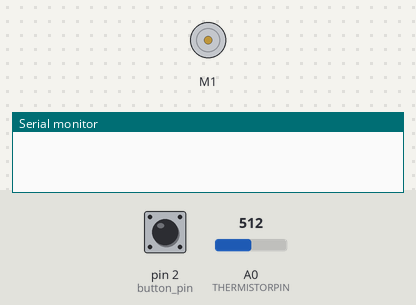
The sketch below on a simulated Arduino Uno, built with avr-gcc and run on an emulated ATmega328P. On the bench: DC motor (green arrow = forward, orange = backward, longer = faster), the last lines printed to the serial monitor. The test bench sets the inputs (shaded band); at power-on: A0 (THERMISTORPIN) = 512, pin 2 (button_pin) LOW.

Above: at 1.2 s.
1.3 s: A0 (THERMISTORPIN) set to 88
4.0 s: A0 (THERMISTORPIN) set to 72
At 6.8 s:
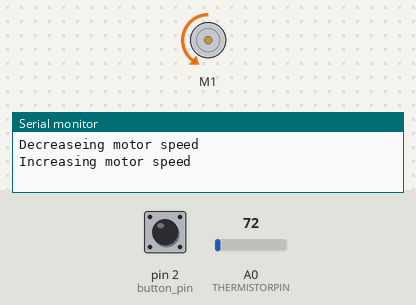
7.0 s: pin 2 (button_pin) pulled HIGH for 1 s
9.5 s: A0 (THERMISTORPIN) set to 0
11.5 s: pin 2 (button_pin) pulled HIGH for 3.2 s
At 12.29 s:
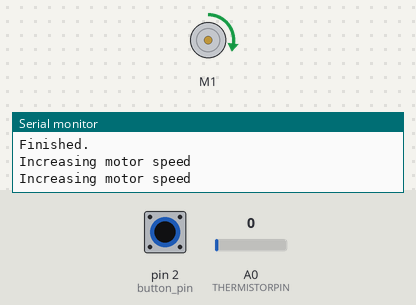
At 16.3 s:
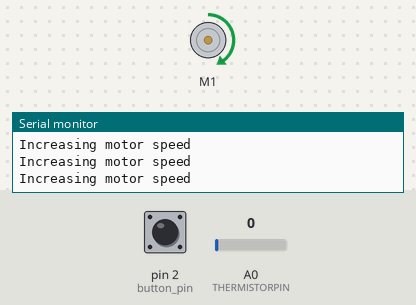
Timing chart, 0 to 17.2 s (numbered marks = the images above; inputs shaded):
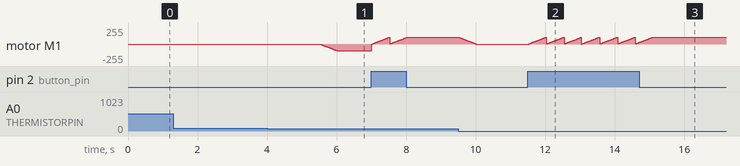

The sketch:

knee_motor_program_2.ino
```cpp
/*
 * File name: Knee_motor_program_2
 * Author: Erik Jung
 * Comments: This is a force controlled motion of the flexural knee tensegrity structure.
 * As the hamstring is pulled, the tension grows exponentially to a defined maximum tension.
 * From there once the structure reaches the set tension, it releases back to the original non-flexed state.
 */

/*
 * Include all libraries needed to properly run program
 * Sketch -> Include Library -> Manage Libraries
 */
// ------------------------------------------------------
#include <math.h>
#include <Wire.h>
#include <Adafruit_MotorShield.h>
#include <stdio.h>
#include "utility/Adafruit_MS_PWMServoDriver.h"


// ------------------------------------------------------

/*
 * Define any global or set variables
 */
#define FORCERESISTOR 10000 // value of the resistor in the circuit for calculating force
#define THERMISTORPIN A0 // the pin to connect the sensor
#define STARTPOSITION 0
#define PEAKFLEXIONSTATE 1
#define UNFLEXSTATE 2


const int button_pin = 2; // the number of the switch pin
int button_state = 0; // this will change based on the state of the push button status
int flexed_state = 0; // tells us if the leg has flexed
uint8_t i;
unsigned long time; // time might be used by the delay()
float fact; // dependent on the voltage
float stretchcord_reading; // analog reading for the stretch sensor
float maximum_tension = 2.7; // software set maximum tension in cables compared to the stretchcord_reading
float fully_flexed_angle_tension = 2.2;
float taut_tension = 1.4; // software set tension for when the leg is back to being taught
float force; // force calcuation based off of the stretchcord_reading

int counter = 0;

/*
 * Create the motor shield object with the default I2C address
 * Or, create it with a different I2C address (say for stacking)
 * Adafruit_MotorShield AFMS = Adafruit_MotorShield(0x61);
 */
Adafruit_MotorShield AFMS = Adafruit_MotorShield();
/*
 * Select which 'port' M1, M2, M3, or M4. This is M1
 */
Adafruit_DCMotor *my_motor = AFMS.getMotor(1); // Knee Flexion motor

/*
 * Helper functions to make the main code look cleaner:
 * increase, decrease, etc.
 */
void increase_motor_speed() {
  Serial.println("Increasing motor speed\n");
  for (i=0; i<100; i++) {
    my_motor->setSpeed(i);
    delay(5);
  }
}

void decrease_motor_speed() {
  Serial.println("Decreaseing motor speed\n");
  for (i=100; i!=0; i--) {
    my_motor->setSpeed(i);
    delay(5);
  }
}

void setup() {
  // put your setup code here, to run once:
  Serial.begin(9600);
//  Serial.println("KNEE Motion Program!");

// initialize control over the keyboard:
//  Keyboard.begin();

  AFMS.begin();  // create with the default frequency 1.6KHz
  //AFMS.begin(1000);  // OR with a different frequency, say 1KHz


  my_motor->setSpeed(0); // Set the speed to start, from 0 (off) to 255 (max speed)
  my_motor->run(FORWARD);
  my_motor->run(RELEASE); // turn on motor

  pinMode(button_pin, INPUT); // initialize the switch pin as an input
  //digitalWrite(button_pin, High); //Turn on Internal pull-up
}

// Put your main code here to run repeatedly:
void loop() {

  //Time function
  time = millis(); //print time since started in milliseconds
  delay(10); //refreashing time constant

  button_state = digitalRead(button_pin); // read the state of the switch value
  //  Serial.println(button_state);

  if (button_state == HIGH) {
  //    Serial.print("Knee Flexion\n");
    my_motor->run(FORWARD);
    increase_motor_speed();
  }

  stretchcord_reading = analogRead(THERMISTORPIN); // reads the A0 pin for the voltage values of the stretch cord sensor
  //  Serial.print("Analog reading:");
  //  Serial.println(stretchcord_reading);

  // convert the value to resistance
  stretchcord_reading = (1023 / stretchcord_reading)  - 1;
  stretchcord_reading = FORCERESISTOR / stretchcord_reading;

  force = ((0.759096*exp(0.00178499*stretchcord_reading)) - 1.26725); // formula found from sensor calibration tests
  //  Serial.print("Force: ");
  //  Serial.println(force);

  /*
   * This allows us to mark when we have reached a specific angle.
  char inChar;
  //user hits enter
  if(Serial.available()){
    inChar = Serial.read(); // Read the input from the send on the serial monitr
    if(inChar == '\n'){
      counter += 10;
      Serial.print("angle is: ");
      Serial.println(counter); // Tells us which angle we're at
      Serial.println(force); // Tell us the force at the specified angle
    }
  }
  */

  if (force > maximum_tension) { // Let us know we've reached about 60-70 degree knee flexion
    flexed_state = 1;
  }

  if ((force < fully_flexed_angle_tension) && (flexed_state == 1)){ // Approaching maximum degree for knee flexion
    decrease_motor_speed();
    delay(1000);
    my_motor->run(BACKWARD);
    increase_motor_speed();
    flexed_state = 2;
  }

  if ((force < taut_tension) && (flexed_state == 2)) { // Stop motors once at rest length.
    decrease_motor_speed();
    Serial.println("Finished.");
    my_motor->run(RELEASE);
    delay(500);
    flexed_state = STARTPOSITION;
  }
}
```

Measured:
- the behaviour switches between 81 and 80 on A0 (THERMISTORPIN) (found by bisection; images 0 and 1)
- after the input at 1.3 s, every drawn part: stays the same
- after the input at 4.0 s, motor M1: moves from stopped to backward 99/255 over 0.48 s, starting after 1.5 s
- after the input at 11.5 s, motor M1: ramps from stopped to forward 99/255 and jumps back, once every 0.51 s
